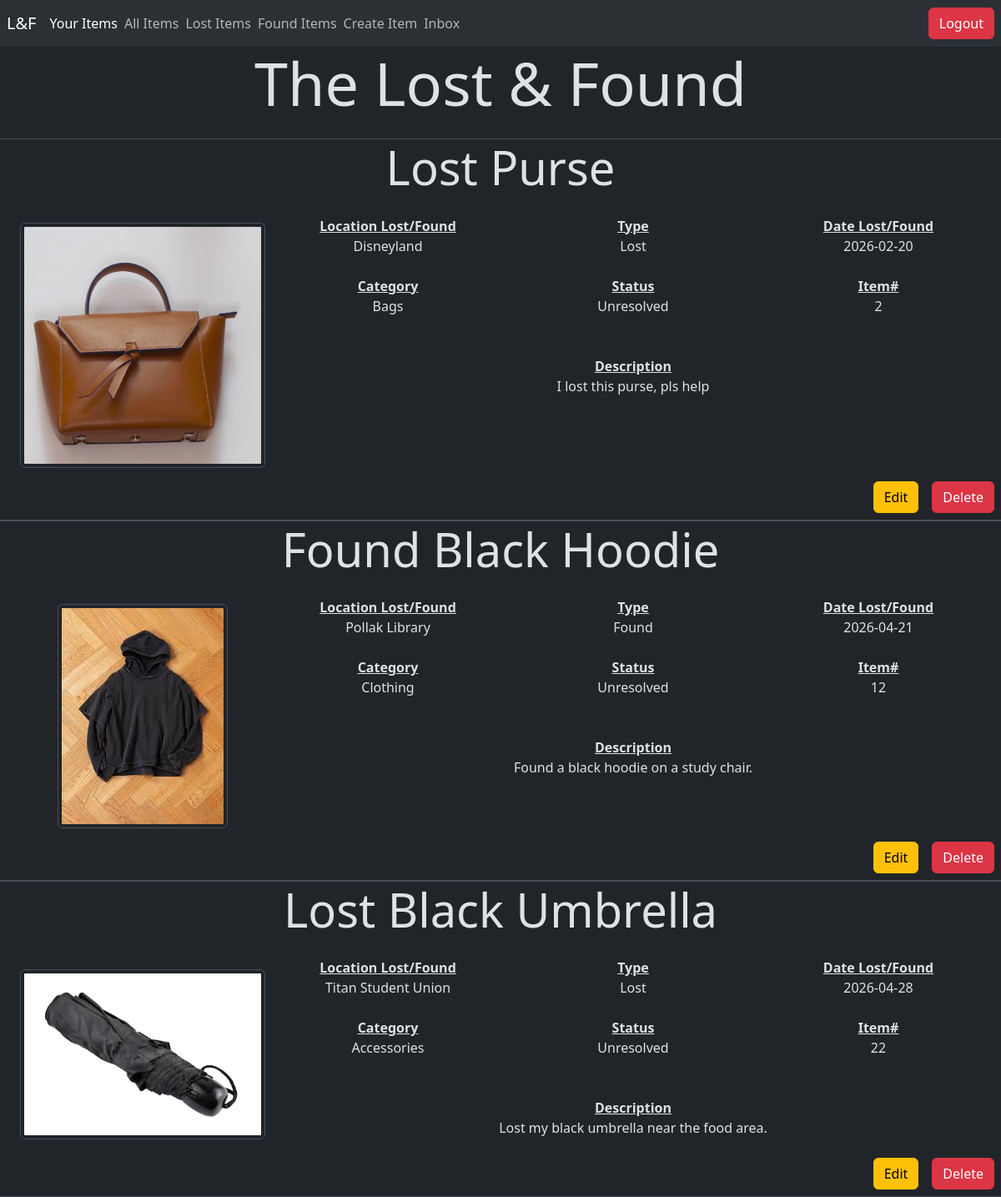
The app's page /user_items.php (signed in) with its own data.
### tables this page shows
CREATE TABLE ITEM (
    Item_id INT AUTO_INCREMENT,
    Inserted_at TIMESTAMP NOT NULL,
    Location VARCHAR(50) NOT NULL,
    Description VARCHAR(250) NOT NULL,
    Title VARCHAR(50) NOT NULL, 
    Type VARCHAR(20) NOT NULL,
    Category VARCHAR(20) NOT NULL,
    Status VARCHAR(20) NOT NULL,
    Date DATE NOT NULL,
    Img VARCHAR(225) NOT NULL,
    User_id INT NOT NULL,

    PRIMARY KEY (Item_id),
    FOREIGN KEY (User_id) REFERENCES USER (User_id)
);

### user_items.php (the view, shortened to what this page needs)
<?php
include("connect.php");
$user_id = $_SESSION["User_id"];
$user_email = $_SESSION["Email"];
$sql_fetch_user_items = "select * from Item where User_id='$user_id';";
$items = $conn->query($sql_fetch_user_items);
$sql_fetch_notifications = "select count(*) from notification where Recipient_email = '$user_email';";
$notifications = $conn->query($sql_fetch_notifications);
$row = $notifications->fetch_assoc();
$count = $row['count(*)'];
?>
<!doctype html>
<html lang="en" class="h-100" data-bs-theme="dark">
<head>
    <link href="https://cdn.jsdelivr.net/npm/bootstrap@5.3.8/dist/css/bootstrap.min.css" rel="stylesheet">
</head>
<nav class="navbar bg-body-tertiary">
    <a class="navbar-brand ms-2" href="#">L&F</a>
    <ul class="navbar-nav me-auto flex-row d-flex">
        <li class="nav-item me-2">
            <a class="nav-link active" href="user_items.php">Your Items</a>
        </li>
        <li class='nav-item me-2'>
            <a class='nav-link' href='view_items.php'>All Items</a>
        </li>
        <li class="nav-item me-2">
            <a class="nav-link" href="lost_items.php">Lost Items</a>
        </li>
        <li class="nav-item me-2">
            <a class="nav-link" href="found_items.php">Found Items</a>
        </li>
        <li class="nav-item me-2">
            <a class="nav-link" href="item_submission.php">Create Item</a>
        </li>
        <?php
        if ($count > 0) {
            echo ("
            <li class='nav-item me-2'>
                <a class='nav-link' href='view_conversations.php'>Inbox*</a>
            </li>
            ");
        } else {
            echo ("
            <li class='nav-item me-2'>
                <a class='nav-link' href='view_conversations.php'>Inbox</a>
            </li>
            ");
        } ?>
    </ul>
    <a href="logout.php">
        <button class="btn btn-danger me-2" type="button">Logout</button>
    </a>
</nav>
<body>
    <h1 class="display-2 text-center mb-4">The Lost & Found</h1>
    <?php while ($row = $items->fetch_assoc()) {
    ?>
        <div class="border-bottom border-top">
            <h1 class="display-4 text-center mb-4"><?php echo $row['Title']; ?></h1>
            <div class="d-flex justify-content-evenly text-center text-break">
                <div class="w-25 d-flex align-items-center flex-column justify-content-center ms-4">
                    <img src="<?php echo $row['Img']; ?>" class="img-thumbnail mb-2 mt-2 rounded">
                </div>
                <div class="w-75 d-flex flex-column">
                    <div class="d-flex justify-content-evenly w-100">
                        <div class="w-100">
                            <b class="text-decoration-underline">Location Lost/Found</b><br>
                            <p><?php echo $row['Location']; ?></p>
                        </div>
                        <div class="w-100">
                            <b class="text-decoration-underline">Type</b><br>
                            <p><?php echo $row['Type']; ?></p>
                        </div>
                        <div class="w-100">
                            <b class="text-decoration-underline">Date Lost/Found</b><br>
                            <p><?php echo $row['Date']; ?></p>
                        </div>
                    </div>
                    <div class="d-flex justify-content-evenly w-100 mt-2 mb-2">
                        <div class="w-100">
                            <b class="text-decoration-underline">Category</b><br>
                            <p><?php echo $row['Category']; ?></p>
                        </div>
                        <div class="w-100">
                            <b class="text-decoration-underline">Status</b><br>
                            <p><?php echo $row['Status']; ?></p>
                        </div>
                        <div class="w-100">
                            <b class="text-decoration-underline">Item#</b><br>
                            <p><?php echo $row['Item_id']; ?></p>
                        </div>
                    </div>
                    <div class="w-100 mt-4">
                        <b class="text-decoration-underline">Description</b><br>
                        <p><?php echo $row['Description']; ?></p>
                    </div>
                </div>
            </div>
            <?php
            echo ("
            <div class='d-flex justify-content-end'>
                <a href='edit_item.php?item_id=" . $row['Item_id'] . "'>
                    <button class='btn btn-warning m-2' type='button'>Edit</button>
                </a>
                <a href='delete_item.php?item_id=" . $row['Item_id'] . "'>
                    <button class='btn btn-danger m-2' type='button'>Delete</button>
                </a>
            </div>");
            ?>
        </div>
    <?php } ?>
</body>
</html>

### records on screen
item: Title "Lost Purse", Img (picture), Location "Disneyland", Type "Lost", Date "2026-02-20", Category "Bags", Status "Unresolved", Item_id "2", Description "I lost this purse, pls help"
item: Title "Found Black Hoodie", Img (picture), Location "Pollak Library", Type "Found", Date "2026-04-21", Category "Clothing", Status "Unresolved", Item_id "12", Description "Found a black hoodie on a study chair."
item: Title "Lost Black Umbrella", Img (picture), Location "Titan Student Union", Type "Lost", Date "2026-04-28", Category "Accessories", Status "Unresolved", Item_id "22", Description "Lost my black umbrella near the food area."
